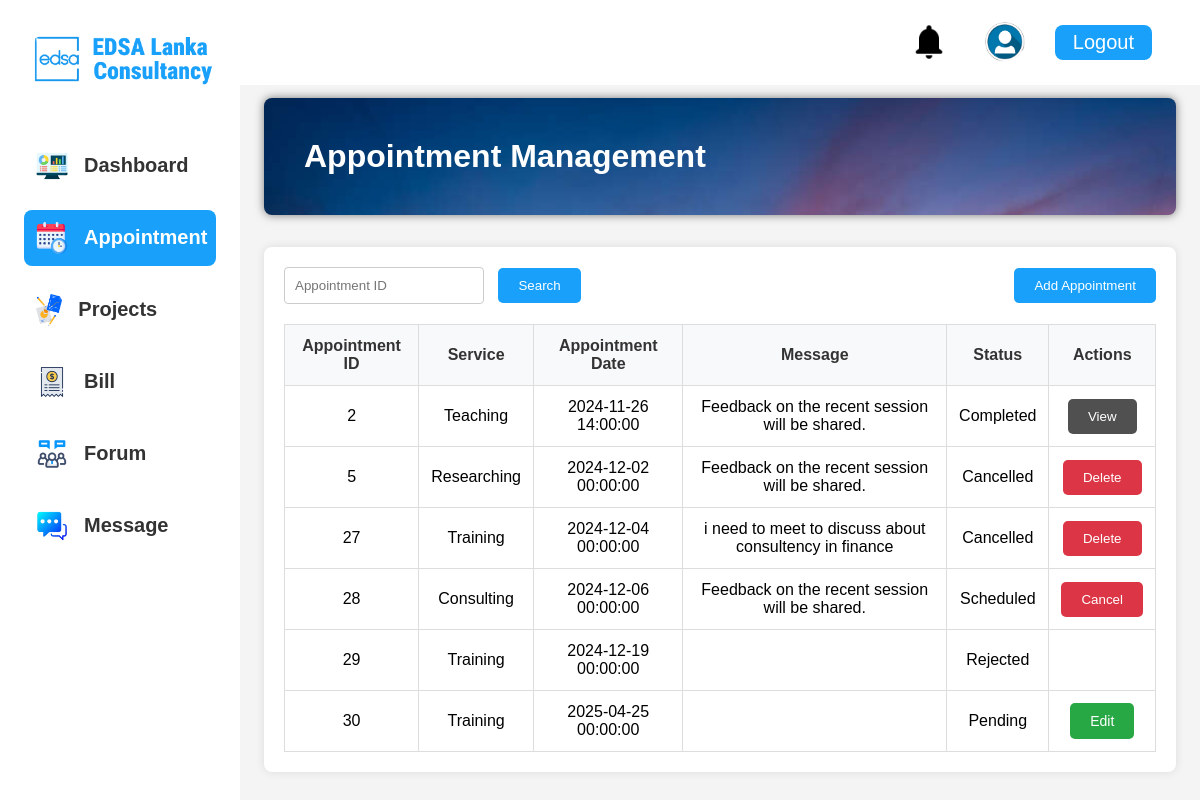
Page /user1/user/appointments/appointment.php (signed in) on the earlier database version.
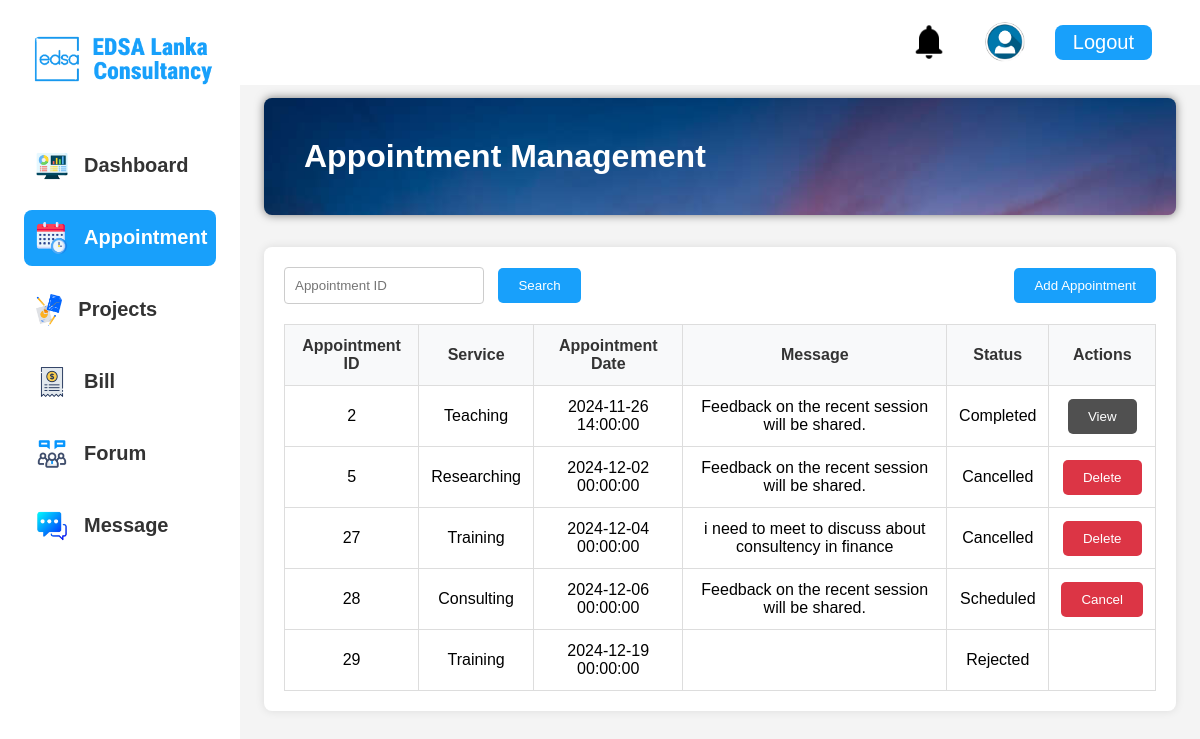
Same page on the later database version.
### tables this page shows
CREATE TABLE `appointments` (
  `appointment_id` int(11) NOT NULL,
  `provider_id` int(11) DEFAULT NULL,
  `client_id` int(11) DEFAULT NULL,
  `appointment_date` datetime DEFAULT NULL,
  `status` varchar(255) DEFAULT NULL,
  `created_at` timestamp NOT NULL DEFAULT current_timestamp(),
  `service_type` varchar(100) NOT NULL,
  `message` varchar(1000) NOT NULL
);

### user1/user/appointments/get_appointment.php (called while the page is built, shortened)
<?php
include '../../connect/connect.php';
$search = $_POST['searchInput'] ?? '';
if ($search === '') {
    $sql = "SELECT a.*, p.full_name
            FROM appointments a
            LEFT JOIN serviceproviders p ON a.provider_id = p.provider_id
            WHERE a.client_id = ? And a.status != 'Deleted'";
    $stmt = $conn->prepare($sql);
    $stmt->bind_param("i", $_SESSION['client_id']);
}
$stmt->execute();
$result = $stmt->get_result();
$users = $result->fetch_all(MYSQLI_ASSOC);
?>

### user1/user/appointments/appointment.php (the view, shortened to what this page needs)
<?php
include '../session/session.php';
include 'get_appointment.php';
?>
<!DOCTYPE html>
<html lang="en">
<head>
    <link rel="stylesheet" href="style.css">
</head>
<body>
    <div class="container">
        <div class="sidebar">
            <div class="logo">
                <img src="../images/logo.png" alt="EDSA Lanka Consultancy Logo">
            </div>
            <ul class="menu">
                <li>
                    <a href="../Dashboard/Dashboard.php">
                        <button>
                            <img src="../images/dashboard.png" alt="Dashboard">
                            Dashboard
                        </button>
                    </a>
                </li>
                <li>
                    <a href="../appointments/appointment.php">
                        <button class="active">
                            <img src="../images/appointment.png" alt="Appointment">
                            Appointment
                        </button>
                    </a>
                    </li>
                <li>
                    <a href="../Project/project.php">
                        <button >
                            <img src="../images/project.png" alt="project">
                            Projects
                        </button>
                    </a>
                </li>
                <li>
                    <a href="../bill/bill.php">
                        <button>
                            <img src="../images/bill.png" alt="Bill">
                            Bill
                        </button>
                    </a>
                </li>
                <li>
                    <a href="../forum/forum.php">
                    <button>
                        <img src="../images/forum.png" alt="Forum">
                        Forum
                    </button>
                    </a>
                </li>
                <li><a href="../Message/Message.php">
                    <button>
                        <img src="../images/Message.png" alt="Message">
                        Message
                    </button></a>
                </li>
            </ul>
        </div>
        <div class="main-wrapper">
            <div class="navbar">
                <a href="#">
                    <img src="../images/notification.png" alt="Notifications">
                </a>
                <div class="profile">
                    <a href="../profile/profile.php">
                        <img src="../images/user.png" alt="Profile">
                    </a>
                </div>
                <a href="../../../Login/Logout.php" class="logout">Logout</a>
            </div>
            <div class="main-container controls card1">
                <h1>Appointment Management</h1>
            </div>
            <div class="main-container">
                <div class="search-container">
                    <div >
                        <form action="appointment.php" method="POST">
                        <input type="text" id="searchInput" name="searchInput" class="searchInput" placeholder="Appointment ID" value="<?= htmlspecialchars($_POST['searchInput'] ?? '') ?>">
                        <button id="Search" class="btn">Search</button>
                        </form>
                    </div>
                    <div>
                        <button id="addAppointmentBtn" class="btn" onclick="openPopup('addAppointmentOverlay')">Add Appointment</button>
                    </div>
                </div>
                <table class="appointment-table">
    <thead>
        <tr>
            <th>Appointment ID</th>
            <th>Service</th>
            <th>Appointment Date</th>
            <th>Message</th>
            <th>Status</th>
            <th>Actions</th>
        </tr>
    </thead>
    <tbody id="appointmentList">
	<?php foreach ($users as $user): ?>
		<tr>
			<td><?= htmlspecialchars($user['appointment_id']) ?></td>
			<td><?= htmlspecialchars($user['service_type']) ?></td>
			<td><?= htmlspecialchars($user['appointment_date']) ?></td>
			<td><?= htmlspecialchars($user['message']) ?></td>
			<td><?= htmlspecialchars($user['status']) ?></td>
			<td>
				<?php if ($user['status'] == 'Pending'): ?>
					<form style="display: inline;">
						<button type="button" class=" btn edit-btn" data-id="<?= htmlspecialchars($user['appointment_id']) ?>"
							onclick="openUpdatePopup(
								'<?= addslashes($user['appointment_id']) ?>',
								'<?= addslashes($user['service_type']) ?>',
								'<?= addslashes($user['appointment_date']) ?>',
								'<?= addslashes($user['message']) ?>'
							)">
							Edit
						</button>
					</form>
				<?php endif; ?>
				<?php if ($user['provider_id'] !== null && ($user['status'] == 'Completed' || $user['status'] == 'Assigned' || $user['status'] == 'Scheduled')): ?>
					<form method="POST" action="" style="display: inline;">
						<button type="submit" class="btn view-btn">View</button>
					</form>
				<?php endif; ?>
				<?php if ($user['status'] == 'Scheduled'): ?>
					<form method="POST" action="cancel_appointment.php" style="display: inline;">
						<button type="submit" class="btn cancel-btn">Cancel</button>
					</form>
				<?php endif; ?>
				<?php if ( $user['status'] == 'Cancelled'): ?>
					<form method="POST" action="delete_appointment.php" style="display: inline;">
						<button type="submit" class="btn cancel-btn">Delete</button>
					</form>
				<?php endif; ?>
			</td>
		</tr>
	<?php endforeach; ?>
</tbody>
</table>
            </div>
        </div>
    </div>
</body>
</html>

### user1/user/appointments/style.css (style rules this page uses)
* { margin: 0; padding: 0; box-sizing: border-box; }
body { font-family: Arial, sans-serif; background-color: #f4f4f4; min-height: 100vh; }
.container { display: flex; width: 100%; }
.sidebar { background-color: white; width: 20vw; padding: 3vh; display: flex; flex-direction: column; align-items: center; position: fixed; height: 100vh; }
.sidebar .logo img { width: 100%; max-width: 20vw; margin-bottom: 5vh; }
.menu { list-style: none; width: 100%; }
.menu li { margin-bottom: 2vh; }
a { text-decoration: none; }
.menu button { display: flex; align-items: center; font-size: 2.5vh; font-weight: bold; width: 100%; padding: 1.5vh; color: #333; background-color: #fff; border: none; cursor: pointer; text-align: left; border-radius: 1vh; gap: 1vh; text-decoration: none; }
.menu button.active { background-color: #18A0FB; color: white; }
.menu img { width: auto; height: 4vh; object-fit: contain; margin-right: 1vh; }
.navbar { width: 80vw; background-color: white; color: #18A0FB; margin-left: 0; padding: 2vh 4vw; position: fixed; z-index: 2; display: flex; justify-content: flex-end; align-items: center; }
.navbar a { color: #18A0FB; text-decoration: none; font-size: 2.5vh; padding: 0.8vh 1.5vw; margin-left: 1.5vw; border-radius: 1vh; display: flex; align-items: center; justify-content: center; }
.navbar a img { max-width: 100%; max-height: 100%; width: 5vh; height: 5vh; border-radius: 50%; }
.profile { display: flex; align-items: center; margin-right: 1vw; }
.profile a { padding: 0; background-color: #fff; border: none; cursor: pointer; border-radius: 50%; width: 5vh; height: 5vh; display: flex; justify-content: center; align-items: center; }
.logout { background-color: #18A0FB; color: white !important; }
.main-wrapper { width: 80vw; margin-left: 20vw; }
.main-container { max-width: 95%; margin: 4vh auto 2vh; background: #fff; padding: 20px; border-radius: 8px; box-shadow: 0 0 10px rgba(0, 0, 0, 0.1); }
.search-container { margin-bottom: 20px; display: flex; justify-content: space-between; align-items: center; }
.searchInput { width: 200px; padding: 10px; border: 1px solid #ccc; border-radius: 4px; margin-right: 10px; }
.btn { padding: 10px 20px; background-color: #18A0FB; color: white; border: none; border-radius: 5px; cursor: pointer; transition: background-color 0.3s, transform 0.2s; }
.appointment-table { width: 100%; border-collapse: collapse; margin-top: 20px; }
.appointment-table th, .appointment-table td { border: 1px solid #ddd; padding: 12px; text-align: center; }
.appointment-table th { background-color: #f8f9fa; color: #333; }
.cancel-btn { background-color: #dc3545; }
.view-btn { background-color: #505050; }
.btn { cursor: pointer; transition: all 0.3s ease; }
.controls { width: 95%; padding: 40px; display: flex; flex-direction: column; justify-content: space-between; justify-content: center; background-color: #fff; margin: 10px auto; border-radius: 8px; }
.card1 { box-shadow: 0 0 10px rgba(0, 0, 0, 0.5); color: #fff; background-image: url("../images/sunset.jpg") ; background-repeat: no-repeat; background-size: cover; }
.edit-btn,.view-btn .cancel-btn { padding: 10px 20px; margin: 0 5px; font-size: 14px; }
.edit-btn { background-color: #28a745; }

Differences in the rows shown:
removed appointments: appointment_id "30", service_type "Training", appointment_date "2025-04-25 00:00:00", status "Pending"
